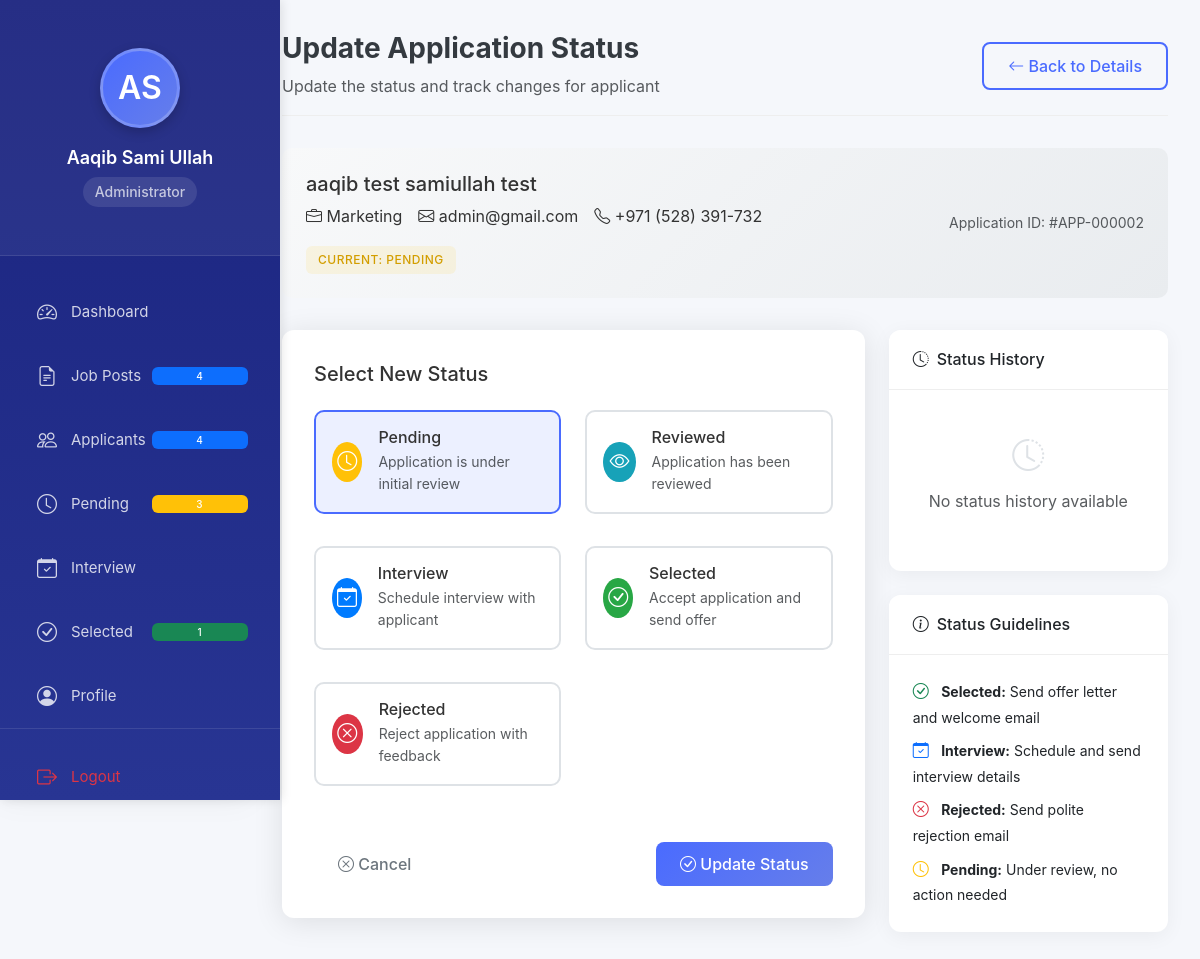
/admin/update_status.php?id=2 (signed in), run on the app's committed database.
### tables this page shows
CREATE TABLE `applications` (
  `id` int(11) NOT NULL,
  `employee_id` int(11) NOT NULL,
  `job_id` int(11) DEFAULT NULL,
  `first_name` varchar(50) NOT NULL,
  `last_name` varchar(50) NOT NULL,
  `gender` enum('Male','Female','Other') NOT NULL,
  `date_of_birth` date NOT NULL,
  `nationality` varchar(50) NOT NULL,
  `visa_status` enum('Visit','Employment') NOT NULL,
  `job_category` varchar(100) NOT NULL,
  `email` varchar(100) NOT NULL,
  `contact_number` varchar(20) NOT NULL,
  `cover_letter` text DEFAULT NULL,
  `cv_filename` varchar(255) DEFAULT NULL,
  `status` enum('Pending','Reviewed','Interview','Selected','Rejected') DEFAULT 'Pending',
  `interview_location` varchar(255) DEFAULT NULL,
  `contact_person_number` varchar(20) DEFAULT NULL,
  `created_at` timestamp NOT NULL DEFAULT current_timestamp(),
  `updated_at` timestamp NOT NULL DEFAULT current_timestamp() ON UPDATE current_timestamp()
);

### config/database.php (called while the page is built, shortened)
<?php
class Database {
    private $host = "localhost";
    private $username = "root";
    private $password = "";
    private $dbname = "career";
    public function __construct() {
        try {
            $this->conn = new PDO(
                "mysql:host={$this->host};dbname={$this->dbname}",
                $this->username,
                $this->password
            );
        } catch(PDOException $e) {
            die("Connection failed: " . $e->getMessage());
        }
    }
}
$db = new Database();
?>

### admin/update_status.php (the view, shortened to what this page needs)
<?php
require_once '../config/database.php';
$id = intval($_GET['id']);
$stmt = $db->conn->prepare("SELECT * FROM applications WHERE id = ?");
$stmt->execute([$id]);
$application = $stmt->fetch(PDO::FETCH_ASSOC);
?>
<!DOCTYPE html>
<html lang="en">
<head>
    <link href="https://cdn.jsdelivr.net/npm/bootstrap@5.3.0/dist/css/bootstrap.min.css" rel="stylesheet">
    <link rel="stylesheet" href="https://cdn.jsdelivr.net/npm/bootstrap-icons@1.10.0/font/bootstrap-icons.css">
    <link rel="stylesheet" href="../assets/css/style.css">
</head>
<body>
    <div class="dashboard-container">
        <div class="sidebar">
            <?php include 'sidebar.php'; ?>
        </div>
        <div class="main-content fade-in">
            <div class="page-header">
                <div>
                    <h2 class="page-title">Update Application Status</h2>
                    <p class="text-muted mb-0">Update the status and track changes for applicant</p>
                </div>
                <div>
                    <a href="applicant_detail.php?id=<?php echo $id; ?>" class="btn btn-outline-primary">
                        <i class="bi bi-arrow-left"></i> Back to Details
                    </a>
                </div>
            </div>
            <div class="applicant-summary">
                <div class="row align-items-center">
                    <div class="col-md-8">
                        <h5 class="mb-2"><?php echo htmlspecialchars($application['first_name'] . ' ' . $application['last_name']); ?></h5>
                        <div class="d-flex flex-wrap gap-3">
                            <span><i class="bi bi-briefcase"></i> <?php echo htmlspecialchars($application['job_category']); ?></span>
                            <span><i class="bi bi-envelope"></i> <?php echo htmlspecialchars($application['email']); ?></span>
                            <span><i class="bi bi-telephone"></i> <?php echo htmlspecialchars($application['contact_number']); ?></span>
                            <span class="badge badge-<?php echo strtolower($application['status']); ?>">
                                Current: <?php echo $application['status']; ?>
                            </span>
                        </div>
                    </div>
                    <div class="col-md-4 text-md-end">
                        <small class="text-muted">Application ID: #APP-<?php echo str_pad($application['id'], 6, '0', STR_PAD_LEFT); ?></small>
                    </div>
                </div>
            </div>
            <form method="POST" action="" id="statusForm">
                <div class="row">
                    <div class="col-lg-8">
                        <div class="status-update-card">
                            <h5 class="mb-4">Select New Status</h5>
                            <div class="row">
                                <?php
                                $status_options = [
                                    'Pending' => ['icon' => 'bi-clock', 'color' => 'warning', 'desc' => 'Application is under initial review'],
                                    'Reviewed' => ['icon' => 'bi-eye', 'color' => 'info', 'desc' => 'Application has been reviewed'],
                                    'Interview' => ['icon' => 'bi-calendar-check', 'color' => 'primary', 'desc' => 'Schedule interview with applicant'],
                                    'Selected' => ['icon' => 'bi-check-circle', 'color' => 'success', 'desc' => 'Accept application and send offer'],
                                    'Rejected' => ['icon' => 'bi-x-circle', 'color' => 'danger', 'desc' => 'Reject application with feedback']
                                ];
                                foreach ($status_options as $status_key => $status_data):
                                ?>
                                <div class="col-md-6 mb-3">
                                    <div class="status-option <?php echo $application['status'] === $status_key ? 'selected' : ''; ?>"
                                         data-status="<?php echo $status_key; ?>">
                                        <div class="d-flex align-items-center">
                                            <div class="status-icon <?php echo strtolower($status_key); ?>">
                                                <i class="bi <?php echo $status_data['icon']; ?>"></i>
                                            </div>
                                            <div>
                                                <h6 class="mb-1"><?php echo $status_key; ?></h6>
                                                <p class="mb-0 text-muted small"><?php echo $status_data['desc']; ?></p>
                                            </div>
                                        </div>
                                    </div>
                                </div>
                                <?php endforeach; ?>
                            </div>
                            <div class="d-flex justify-content-between mt-4">
                                <a href="applicant_detail.php?id=<?php echo $id; ?>" class="btn btn-outline-secondary">
                                    <i class="bi bi-x-circle"></i> Cancel
                                </a>
                                <button type="button" class="btn btn-primary" id="updateStatusBtn">
                                    <i class="bi bi-check-circle"></i> Update Status
                                </button>
                            </div>
                        </div>
                    </div>
                    <div class="col-lg-4">
                        <div class="card">
                            <div class="card-header">
                                <h6 class="mb-0"><i class="bi bi-clock-history me-2"></i>Status History</h6>
                            </div>
                            <div class="card-body">
                                <?php if (empty($status_history)): ?>
                                    <div class="text-center py-3">
                                        <i class="bi bi-clock-history" style="font-size: 2rem; color: #dee2e6;"></i>
                                        <p class="text-muted mt-2">No status history available</p>
                                    </div>
                                <?php endif; ?>
                            </div>
                        </div>
                        <div class="card mt-3">
                            <div class="card-header">
                                <h6 class="mb-0"><i class="bi bi-info-circle me-2"></i>Status Guidelines</h6>
                            </div>
                            <div class="card-body">
                                <ul class="list-unstyled mb-0">
                                    <li class="mb-2">
                                        <i class="bi bi-check-circle text-success me-2"></i>
                                        <small><strong>Selected:</strong> Send offer letter and welcome email</small>
                                    </li>
                                    <li class="mb-2">
                                        <i class="bi bi-calendar-check text-primary me-2"></i>
                                        <small><strong>Interview:</strong> Schedule and send interview details</small>
                                    </li>
                                    <li class="mb-2">
                                        <i class="bi bi-x-circle text-danger me-2"></i>
                                        <small><strong>Rejected:</strong> Send polite rejection email</small>
                                    </li>
                                    <li>
                                        <i class="bi bi-clock text-warning me-2"></i>
                                        <small><strong>Pending:</strong> Under review, no action needed</small>
                                    </li>
                                </ul>
                            </div>
                        </div>
                    </div>
                </div>
            </form>
        </div>
    </div>
</body>
</html>

### assets/css/style.css (style rules this page uses)
:root { --primary-color: #4a6bff; --primary-dark: #3a5bff; --secondary-color: #6c757d; --success-color: #28a745; --info-color: #17a2b8; --warning-color: #ffc107; --danger-color: #dc3545; --light-color: #f8f9fa; --dark-color: #343a40; --sidebar-width: 250px; --sidebar-collapsed: 70px; --transition: all 0.3s ease; }
* { margin: 0; padding: 0; box-sizing: border-box; }
body { font-family: 'Inter', -apple-system, BlinkMacSystemFont, 'Segoe UI', Roboto, Oxygen, Ubuntu, sans-serif; background-color: #f5f7fb; color: #333; line-height: 1.6; }
.dashboard-container { display: flex; min-height: calc(100vh - 76px); }
.sidebar { width: var(--sidebar-width); background: white; box-shadow: 0 0 30px rgba(0, 0, 0, 0.05); transition: var(--transition); position: sticky; top: 76px; height: calc(100vh - 76px); overflow-y: auto; z-index: 100; }
.main-content { flex: 1; padding: 2rem; overflow-x: hidden; }
.page-header { display: flex; justify-content: space-between; align-items: center; margin-bottom: 2rem; padding-bottom: 1rem; border-bottom: 1px solid #eee; }
.page-title { font-size: 1.75rem; font-weight: 700; color: var(--dark-color); }
.card { border: none; border-radius: 12px; box-shadow: 0 4px 20px rgba(0, 0, 0, 0.05); transition: var(--transition); margin-bottom: 1.5rem; }
.card-header { background: white; border-bottom: 1px solid #eee; padding: 1.25rem 1.5rem; border-radius: 12px 12px 0 0 !important; }
.card-body { padding: 1.5rem; }
.badge { padding: 0.5rem 0.75rem; font-weight: 500; font-size: 0.75rem; border-radius: 6px; text-transform: uppercase; letter-spacing: 0.5px; }
.badge-pending { background: rgba(255, 193, 7, 0.1); color: #d39e00; }
.btn { border-radius: 8px; padding: 0.625rem 1.5rem; font-weight: 500; transition: var(--transition); border: none; }
.btn-primary { background: linear-gradient(135deg, var(--primary-color), #667eea); border: none; }
.btn-outline-primary { color: var(--primary-color); border: 2px solid var(--primary-color); background: transparent; }
.fade-in { animation: fadeIn 0.5s ease-out; }

### admin/update_status.php (style rules this page uses)
.status-update-card { background: white; border-radius: 12px; padding: 2rem; box-shadow: 0 4px 30px rgba(0, 0, 0, 0.1); margin-bottom: 2rem; }
.applicant-summary { background: linear-gradient(135deg, #f8f9fa 0%, #e9ecef 100%); border-radius: 10px; padding: 1.5rem; margin-bottom: 2rem; }
.status-option { border: 2px solid #dee2e6; border-radius: 10px; padding: 1rem; margin-bottom: 1rem; cursor: pointer; transition: all 0.3s ease; }
.status-option.selected { border-color: var(--primary-color); background: rgba(74, 107, 255, 0.1); }
.status-icon { width: 40px; height: 40px; border-radius: 50%; display: flex; align-items: center; justify-content: center; margin-right: 1rem; color: white; font-size: 1.25rem; }
.status-icon.pending { background: #ffc107; }
.status-icon.reviewed { background: #17a2b8; }
.status-icon.interview { background: #007bff; }
.status-icon.selected { background: #28a745; }
.status-icon.rejected { background: #dc3545; }

### data on the page
applications: first_name+last_name "aaqib test samiullah test", job_category "Marketing", email "admin@gmail.com", contact_number "+971 (528) 391-732", status "PENDING", id "000002"

### other printed values
$initials "AS"
$_SESSION['first_name'] "Aaqib"
$_SESSION['last_name'] "Sami Ullah"
$stats['jobs'] "4"
$stats['total'] "4"
$stats['pending'] "3"
$stats['selected'] "1"
$status_key "Pending"
$status_data['desc'] "Application is under initial review"
$status_key "Reviewed"
$status_data['desc'] "Application has been reviewed"
$status_key "Interview"
$status_data['desc'] "Schedule interview with applicant"
$status_key "Selected"
$status_data['desc'] "Accept application and send offer"
